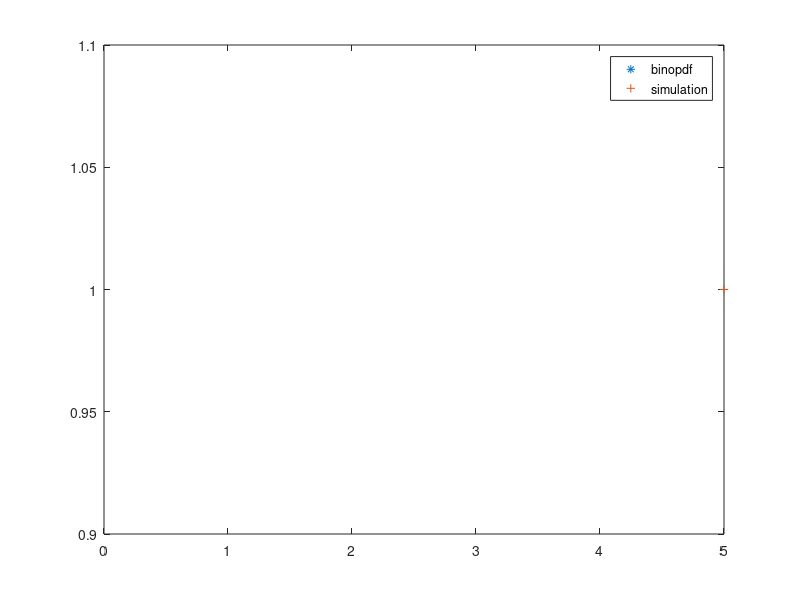

Here is the MATLAB script that generated this plot:
% simulation of bino(n,p) distr
% bino(1,p) = bern(p)
n = input('nr of trials = ');
p = input('prob of success = ');
U = rand(n,1);
X = sum(U<p); % nr successes
clear X;

% generate a sample of N variables
N = input('nr of simulations = ');
for i=1:N
    U = rand(n,1);
    X(i) = sum(U<p);
end
uX = unique(X);
freq = hist(X,length(uX));
relfreq = freq/N;

% compare graphically
clf
xpdf = 0:n;
ypdf = binopdf(xpdf,n,p);
plot(xpdf,ypdf,'*',uX,relfreq,'+');
legend('binopdf','simulation');